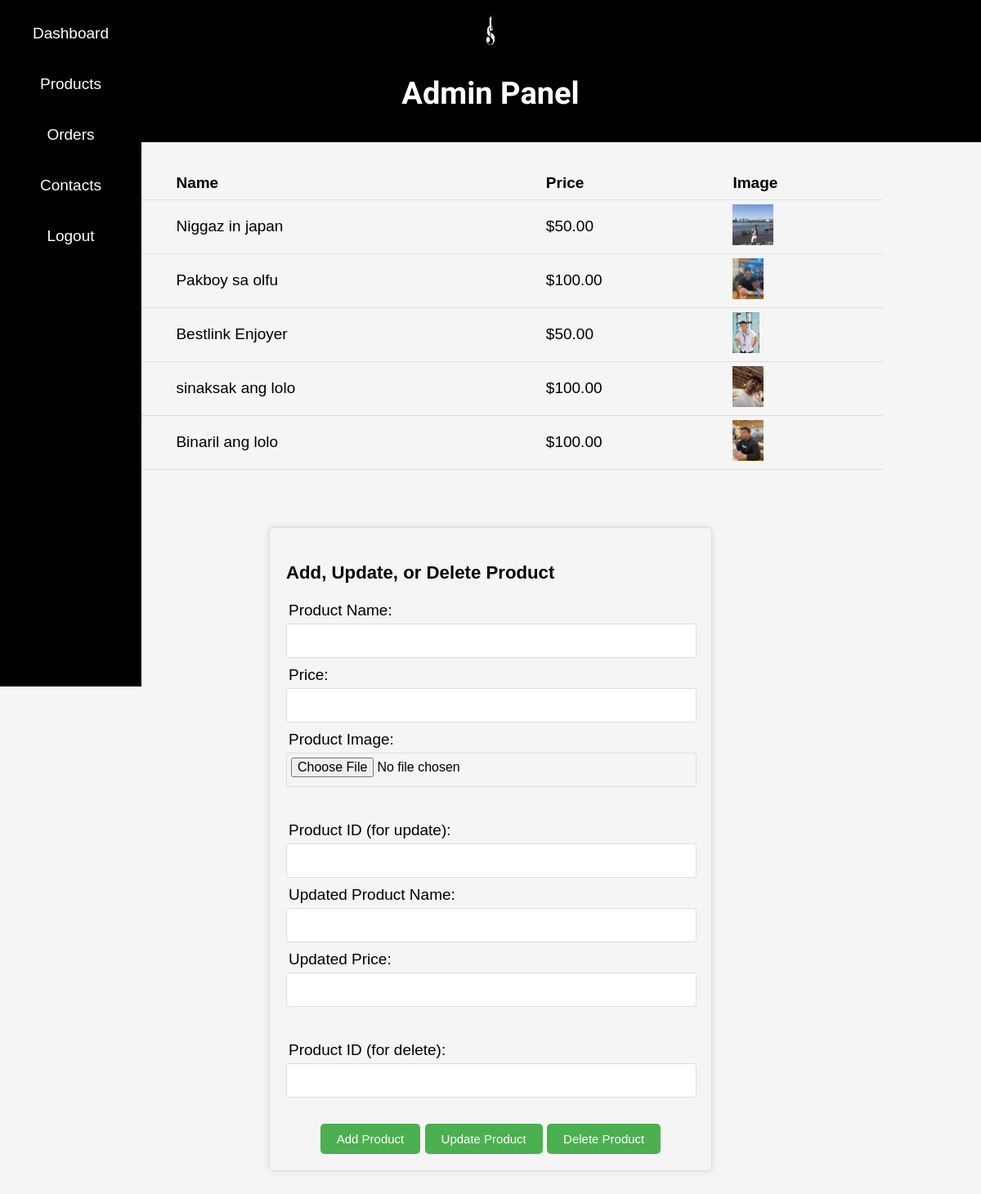
The page / on the database its author committed.
### tables this page shows
CREATE TABLE `products` (
  `id` int(11) NOT NULL,
  `name` varchar(255) NOT NULL,
  `price` decimal(10,2) NOT NULL,
  `image` varchar(255) NOT NULL
);

### index.php (the view, shortened to what this page needs)
<?php
$servername = "localhost";
$username = "your_username";
$password = "your_password";
$dbname = "login";
$conn = new mysqli($servername, $username, $password, $dbname);
$sql = "SELECT * FROM products";
$result = $conn->query($sql);
?>
<!DOCTYPE html>
<html lang="en">
<head>
    <link rel="stylesheet" href="admin.css">
    <link rel="stylesheet" href="https://cdnjs.cloudflare.com/ajax/libs/font-awesome/5.15.4/css/all.min.css">
</head>
<body>
<header>
    <div id="logo">
        <img src="prince2/miller2.png" alt="Logo" height="100" width="200">
    </div>
    <div id="admin-panel">
        <h1>Admin Panel</h1>
    </div>
</header>
    <nav>
        <ul>
            <li><a href="dashboard.php">Dashboard</a></li>
            <li><a href="index.php">Products</a></li>
            <li><a href="order.php">Orders</a></li>
            <li><a href="ct.php">Contacts</a></li>
            <li><a href="login.php">Logout</a></li>
        </ul>
    </nav>
</head>
<body>
    <div class="container">
        <?php
        if ($result->num_rows > 0) {
            echo "<table>";
            echo "<tr><th>ID</th><th>Name</th><th>Price</th><th>Image</th></tr>";
            while($row = $result->fetch_assoc()) {
                echo "<tr>";
                echo "<td>" . htmlspecialchars($row['id']) . "</td>";
                echo "<td>" . htmlspecialchars($row['name']) . "</td>";
                echo "<td>$" . htmlspecialchars($row['price']) . "</td>";
                echo "<td><img src='" . htmlspecialchars($row['image']) . "'></td>";
                echo "</tr>";
            }
            echo "</table>";
        } else {
            echo "No products found.";
        }
        ?>
        <form action="pr.php" method="post" enctype="multipart/form-data" class="form">
            <h3>Add, Update, or Delete Product</h3>
            <div class="input-group">
                <label for="name">Product Name:</label>
                <input type="text" id="name" name="name">
            </div>
            <div class="input-group">
                <label for="price">Price:</label>
                <input type="text" id="price" name="price">
            </div>
            <div class="input-group">
                <label for="image">Product Image:</label>
                <input type="file" id="image" name="image">
            </div>
            <br>
            <div class="input-group">
                <label for="update_id">Product ID (for update):</label>
                <input type="text" id="update_id" name="update_id">
            </div>
            <div class="input-group">
                <label for="update_name">Updated Product Name:</label>
                <input type="text" id="update_name" name="update_name">
            </div>
            <div class="input-group">
                <label for="update_price">Updated Price:</label>
                <input type="text" id="update_price" name="update_price">
            </div>
            <br>
            <div class="input-group">
                <label for="delete_id">Product ID (for delete):</label>
                <input type="text" id="delete_id" name="delete_id">
            </div>
            <br>
            <div class="button-container">
                <button type="submit" class="btn" name="add_product">Add Product</button>
                <button type="submit" class="btn" name="update_product">Update Product</button>
                <button type="submit" class="btn" name="delete_product">Delete Product</button>
            </div>
        </form>
    </div>
</body>
</html>

### admin.css (style rules this page uses)
body { font-family: Arial, sans-serif; margin: 0; padding: 0; }
header { text-align: center; font-family: "New Rocker", system-ui; font-weight: 400; font-style: normal; size-adjust: 1; background-color: #000000; color: #ffffff; padding: 1%; }
nav { background-color: #000; color: #fff; padding: 20px; height: 100vh; position: fixed; top: 0; left: 0; }
nav ul { list-style-type: none; padding: 0; margin: 0; text-align: center; }
nav ul li { display: block; margin-bottom: 20px; }
nav ul li a { display: block; color: #fff; text-decoration: none; transition: all .3s ease; padding: 10px 20px; }
.container { max-width: 1200px; margin: 150px auto 0; display: flex; align-items: center; justify-content: space-around; flex-wrap: wrap; }
button[type="submit"] { background-color: #4CAF50; color: white; padding: 10px 20px; border: none; border-radius: 5px; cursor: pointer; transition: background-color 0.3s ease; }
.container { max-width: 1200px; margin: 0 auto; display: flex; align-items: center; justify-content: space-around; flex-wrap: wrap; }
body { margin: 0; font-family: 'Poppins', sans-serif; background-color: #f5f5f5; }
body { font-size: 19px; }
table { width: 50%; margin: 30px auto; border-collapse: collapse; text-align: left; }
tr { border-bottom: 1px solid #cbcbcb; }
th, td { border: none; height: 30px; padding: 2px; }
form { width: 45%; margin: 50px auto; text-align: left; padding: 20px; border: 1px solid #bbbbbb; border-radius: 5px; }
.input-group { margin: 10px 0px 10px 0px; }
.input-group label { display: block; text-align: left; margin: 3px; }
.input-group input { height: 30px; width: 93%; padding: 5px 10px; font-size: 16px; border-radius: 5px; border: 1px solid gray; }
.btn { padding: 10px; font-size: 15px; color: white; background: #5F9EA0; border: none; border-radius: 5px; }

### index.php (style rules this page uses)
.container { display: flex; flex-direction: column; align-items: center; }
table { width: 80%; border-collapse: collapse; margin-bottom: 20px; }
th, td { padding: 5px; text-align: left; border-bottom: 1px solid #ddd; }
img { max-width: 50px; max-height: 50px; }
.form { width: 80%; max-width: 500px; border: 1px solid #ddd; padding: 20px; border-radius: 5px; box-shadow: 0 0 10px rgba(0, 0, 0, 0.1); }
.input-group { margin-bottom: 10px; }
.input-group label { display: block; margin-bottom: 5px; }
.input-group input[type="text"], .input-group input[type="file"] { width: calc(100% - 10px); padding: 5px; border: 1px solid #ddd; border-radius: 3px; }
.button-container { text-align: center; }
.btn { padding: 8px 20px; border: none; border-radius: 3px; background-color: #007bff; color: #fff; cursor: pointer; }

### rows shown on the page
products: name "Niggaz in japan", price "50.00", image (picture)
products: name "Pakboy sa olfu", price "100.00", image (picture)
products: name "Bestlink Enjoyer", price "50.00", image (picture)
products: name "sinaksak ang lolo", price "100.00", image (picture)
products: name "Binaril ang lolo", price "100.00", image (picture)
